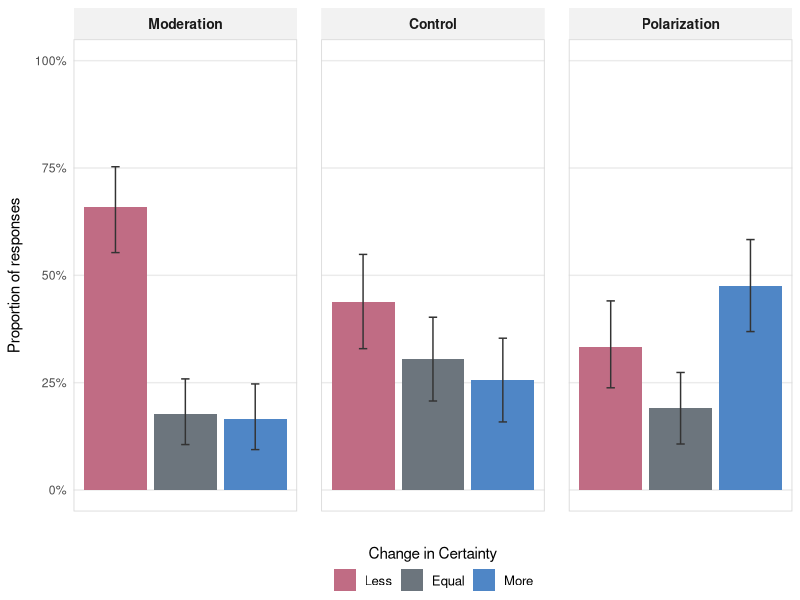
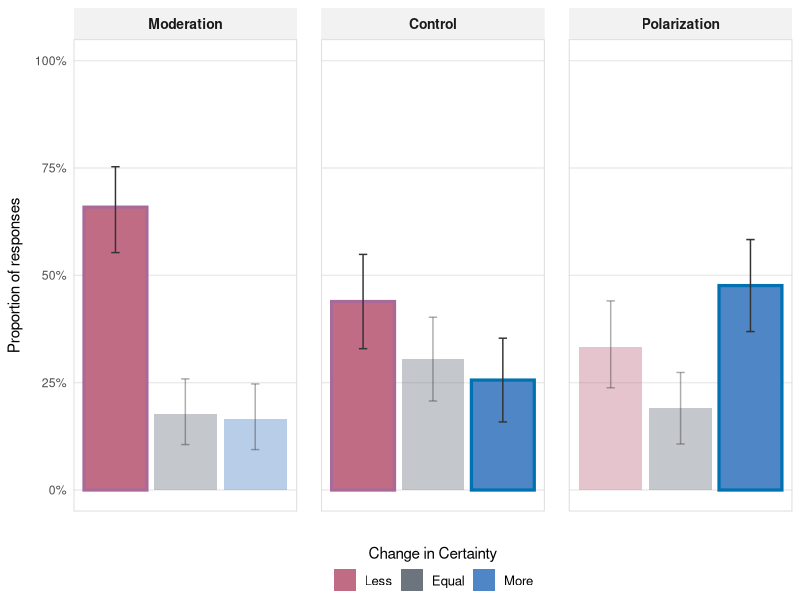
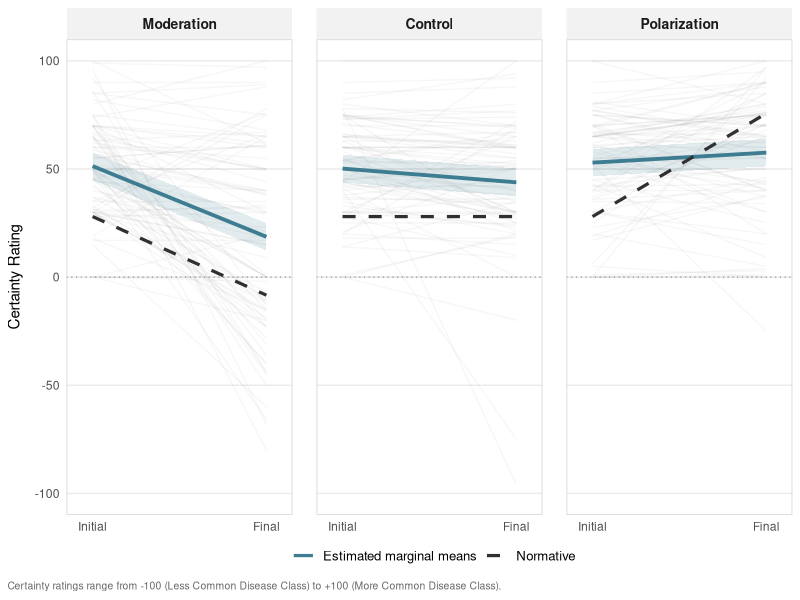
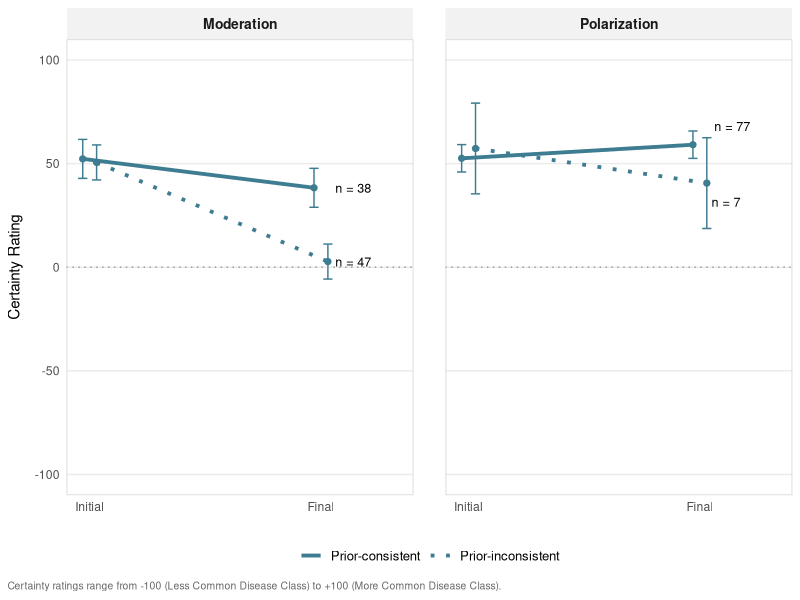
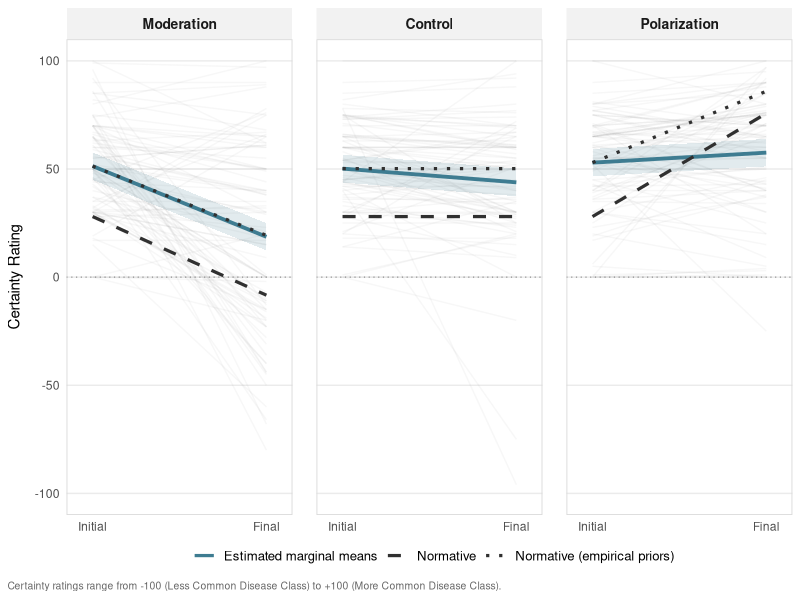
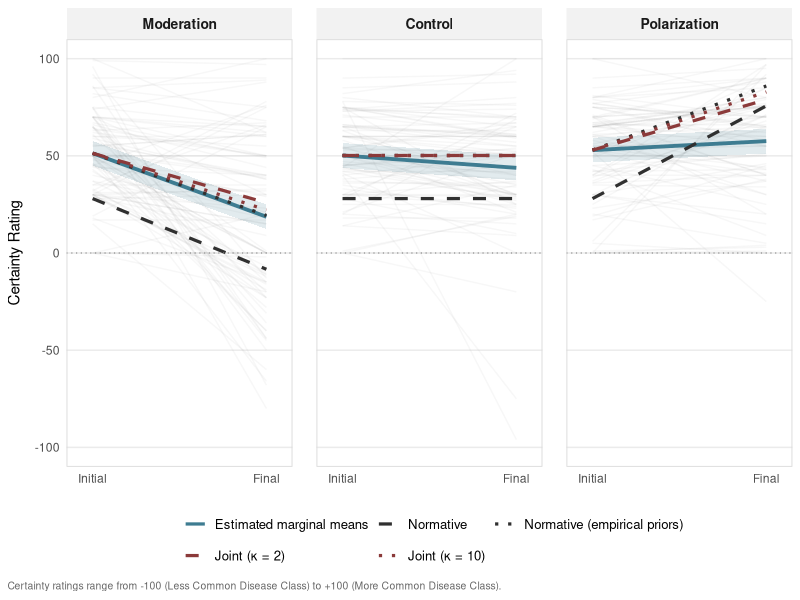
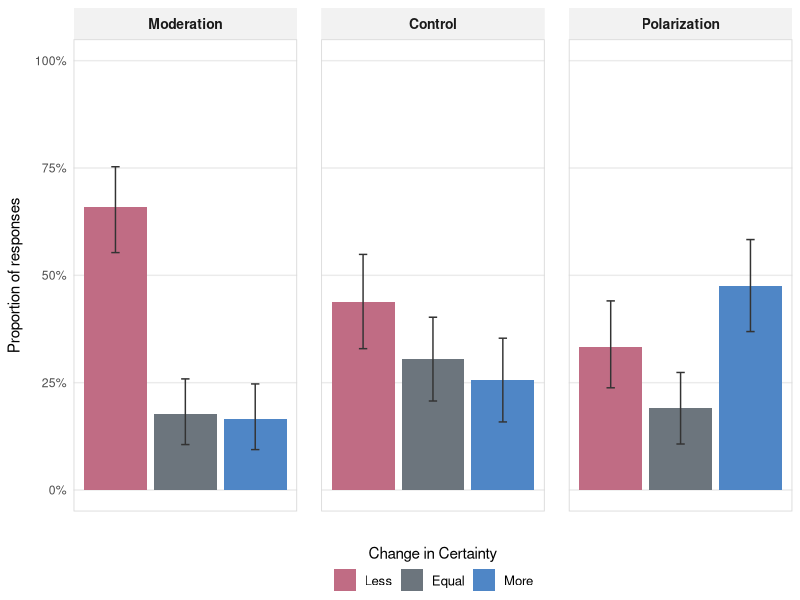
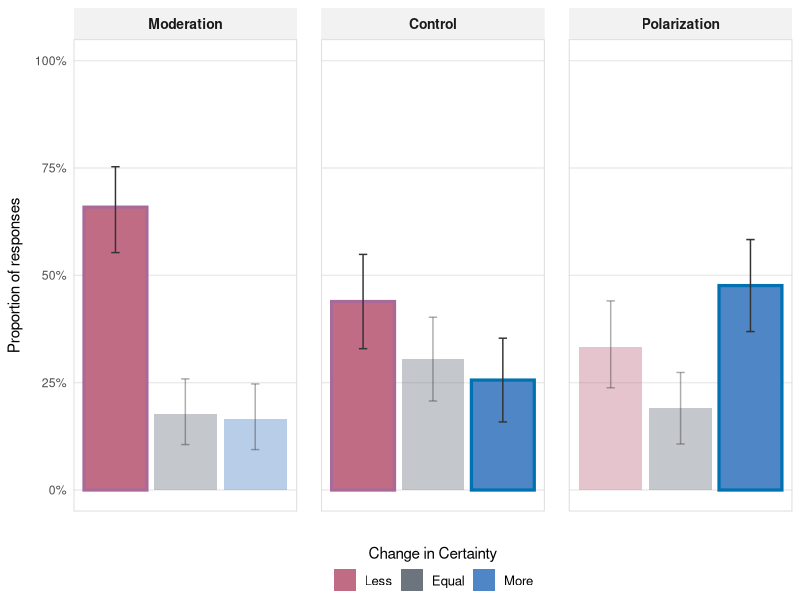

Reproduce these figures in R, in order.
## ---- chunk 1
library(tidyverse)

## Individual participants
df <- read_csv('../data/processed/JernRep-Data-Processed-Full.csv')

## Proportion of participants in each certainty class (More/Less/Equally)
df_prop_ci <- read_csv('../data/processed/JernRep-Results-Full-Proportions.csv')

## Estimated marginal means
df_emmeans <- read_csv('../data/processed/JernRep-Results-Full-MixedModel-EstMeans.csv')

## Estimated marginal means, preserving test selection
df_emmeans_choice <- read_csv('../data/processed/JernRep-Results-Full-MixedModel-EstMeans-Choice.csv')

## Choice rates across conditions
df_choice_rates <- read_csv('../data/processed/JernRep-Results-Full-ChoiceRates.csv')

## Normative model predictions
df_model <- read_csv('../data/processed/JernRep-Results-Full-ModelPredictions.csv')

## Normative model predictions, fitted to empirical priors
df_model_human <- read_csv('../data/processed/JernRep-Results-Full-ModelPredictions-HumanPrior.csv')

## Joint inference model predictions, fitted to empirical priors
df_model_joint <- read_csv('../data/processed/JernRep-Results-Full-ModelPredictions-JointInference.csv')
## ---- chunk 2
## Setup
library(ggplot2)
library(scales)

## Proportion of participants in each certainty class, across conditions
df_prop_ci <- df_prop_ci |>
  mutate(CertaintyClass = factor(CertaintyClass, levels = c("Less", "Equal", "More")),
         Condition = factor(Condition, levels = c("Moderation", "Control", "Polarization")))
certainty_colors <- c('#C06C84', '#6C757D', '#4F86C6')

## Plot
fig9_base_layer1 <- ggplot(df_prop_ci,
            aes(x = CertaintyClass, y = CertaintyProportion, fill = CertaintyClass)) + ## Layer by certainty class  
  ## Proportions
  geom_col(width = 0.9) +
  ## Error bars  
  geom_errorbar(aes(ymin = ci_lo, ymax = ci_hi),
                color = 'grey20',
                width = 0.12,
                linewidth = 0.5) +
  ## Specify y-axis (spread and labels)
  scale_y_continuous(limits = c(0, 1), 
                     breaks = seq(0, 1, 0.25),
                     labels = label_percent()) +
  ## Facet by condition
  facet_wrap(~Condition) +
  ## Legend
  labs(x = "", y = "Proportion of responses") +
  scale_fill_manual(values = certainty_colors, name = "Change in Certainty") + 
  guides(fill = guide_legend(title.position = "top",
    title.hjust = 0.5)) +
  ## Aesthetics
  theme_minimal() + 
  theme(plot.title = element_text(face = "bold", size = 13, margin = margin(b = 10)),
    strip.background = element_rect(fill = "grey95", color = NA),
    strip.text = element_text(face = "bold", size = 10, margin = margin(t = 6, b = 6)),
    panel.spacing = unit(1.2, "lines"),
    panel.grid.minor = element_blank(),
    panel.grid.major.x = element_blank(),
    panel.border = element_rect(color = "grey85", fill = NA, linewidth = 0.6),
    axis.text.x = element_blank(),
    axis.title.y = element_text(
      margin = margin(r = 8)),
    axis.text = element_text(
      color = "grey30"),
    legend.position = "bottom",
    legend.text = element_text(size = 9.5),
    legend.margin = margin(t = -4),
    plot.caption = element_text(
      hjust = 0,
      size = 7.5,
      color = "grey40",
      margin = margin(t = 10)),
    plot.caption.position = "plot",
    plot.title.position = "plot"
  )

## Output
ggsave("../materials/Figures/JernRep-Results-Full-Figure-Base-Layer1.png", plot = fig9_base_layer1)
fig9_base_layer1
## ---- chunk 3
## Setup
library(ggplot2)
library(scales)

## Proportion of participants in each certainty class, across condition, with critical comparisons specified
df_prop_ci <- df_prop_ci %>%
  mutate(
    highlight_pair = case_when(
      Condition == "Control" & CertaintyClass == "Less" ~ "MC",
      Condition == "Moderation" & CertaintyClass == "Less" ~ "MC",
      Condition == "Control" & CertaintyClass == "More" ~ "PC",
      Condition == "Polarization" & CertaintyClass == "More" ~ "PC",
      TRUE ~ "none"
    )
  )
## Layer according to whether the bar corresponds to a critical comparison 
pair_colors <- c(MC = "#A96A99", PC = "#0072B2", none = NA)

## Plot
fig9_base_layer2 <- ggplot(df_prop_ci,
            aes(x = CertaintyClass,y = CertaintyProportion, fill = CertaintyClass, ## Layer by certainty class 
                alpha = highlight_pair != "none")) + ## Fade out non-critical bars
  ## Proportions, layered by critical comparison status
  geom_col(aes(color = highlight_pair, linewidth = highlight_pair != "none"),
           width = 0.9) +
  ## Error bars
  geom_errorbar(aes(ymin = ci_lo, ymax = ci_hi),
                color = 'grey20', 
                width = 0.12, 
                linewidth = 0.5) +
  ## Specify y-axis (spread and labels)
  scale_y_continuous(limits = c(0, 1), breaks = seq(0, 1, 0.25),
                     labels = label_percent()) +
  ## Facet by condition
  facet_wrap(~Condition) +
  ## Legend
  scale_alpha_manual(values = c(`TRUE` = 1, `FALSE` = 0.4), guide = "none") + ## Bold critical comparison bars, lighten others
  scale_color_manual(values = pair_colors, na.value = NA, guide = "none") + ## Create a border around critical comparison bars 
  scale_linewidth_manual(values = c(`TRUE` = 1.1, `FALSE` = 0), guide = "none") + ## Thicken critical comparison bars, weaken others
  labs(x = "", y = "Proportion of responses") +
  scale_fill_manual(values = certainty_colors, name = "Change in Certainty") +
  guides(fill = guide_legend(title.position = "top", title.hjust = 0.5)) +
  ## Aesthetics
  theme_minimal() +
  theme(
    plot.title = element_text(face = "bold", size = 13, margin = margin(b = 10)),
    strip.background = element_rect(fill = "grey95", color = NA),
    strip.text = element_text(face = "bold", size = 10, margin = margin(t = 6, b = 6)),
    panel.spacing = unit(1.2, "lines"),
    panel.grid.minor = element_blank(),
    panel.grid.major.x = element_blank(),
    panel.border = element_rect(color = "grey85", fill = NA, linewidth = 0.6),
    axis.text.x = element_blank(),
    axis.title.y = element_text(margin = margin(r = 8)),
    axis.text = element_text(color = "grey30"),
    legend.position = "bottom",
    legend.text = element_text(size = 9.5),
    legend.margin = margin(t = -4),
    plot.caption = element_text(hjust = 0, size = 7.5, color = "grey40", margin = margin(t = 10)),
    plot.caption.position = "plot",
    plot.title.position = "plot"
  )
## Output
ggsave("../materials/Figures/JernRep-Results-Full-Figure-Base-Layer2.png", plot = fig9_base_layer2)
fig9_base_layer2
## ---- chunk 4
## Setup
library(ggplot2)

## Individual participants
d_long <- df |>
  pivot_longer(c(Initial, Final), names_to = "Phase", values_to = "Rating") |>
  mutate(Phase = factor(Phase, levels = c("Initial", "Final")),
         Condition = factor(Condition, levels = c("Moderation", "Control", "Polarization")))
## Estimated marginal means
df_emmeans <- df_emmeans |>
  mutate(Phase = factor(Phase, levels = c("Initial", "Final")),
         Condition = factor(Condition, levels = c("Moderation", "Control", "Polarization")))
## Normative predictions
df_model <- df_model |>
  mutate(Phase = factor(Phase, levels = c("Initial", "Final")),
         Condition = factor(Condition, levels = c("Moderation", "Control", "Polarization")))


## Plot
fig_model_comparison_layer1 <- ggplot(mapping = aes(x = Phase)) +
  ## Individual participants
  geom_line(data = d_long, aes(y = Rating, group = ResponseId), alpha = 0.05, color = "gray40", show.legend = FALSE) +
  ## Estimated marginal means with CI ribbon
  geom_ribbon(data = df_emmeans,
              aes(ymin = lower.CL, ymax = upper.CL, group = Condition),
              fill = "#3E7C91",
              alpha = 0.15) +
  ## Estimated marginal means
  geom_line(data = df_emmeans,
            aes(y = emmean, group = Condition, color = "Estimated marginal means", linetype = "Estimated marginal means"),
            linewidth = 1.3) +
  ## Normative predictions
  geom_line(data = df_model,
            aes(y = Rating, group = Condition, color = "Normative models", linetype = "Normative"),
            linewidth = 1.1) +
  ## Midpoint
  geom_hline(yintercept = 0, linetype = "dotted", color = "gray55", linewidth = 0.4) +
  ## Facet by condition
  facet_wrap(~Condition) +
  ## Legend
  scale_linetype_manual(breaks = c("Estimated marginal means", "Normative"),
    values = c(
      "Estimated marginal means" = "solid",
      "Normative" = "dashed"),
      guide = guide_legend(
        nrow = 1, 
        override.aes = list(color = c("#3E7C91", "#303030"), linewidth = 1.1))) +
  labs(x = NULL,
    y = "Certainty Rating",
    caption = "Certainty ratings range from -100 (Less Common Disease Class) to +100 (More Common Disease Class).",
    color = "",
    linetype = "") +
  scale_color_manual(
    values = c(
      "Estimated marginal means" = "#3E7C91",
      "Normative models" = "#303030"),
    guide = "none") +
  ## Specify y-axis limits to match slider scale
  scale_y_continuous(limits = c(-100, 100), breaks = seq(-100, 100, 50)) +
  ## Blow up x-axis for readability
  scale_x_discrete(expand = expansion(mult = 0.15)) +
  ## Aesthetics
  theme_minimal() +
  theme(plot.title = element_text(face = "bold", size = 13, margin = margin(b = 10)),
    strip.background = element_rect(fill = "grey95", color = NA),
    strip.text = element_text(face = "bold", size = 10, margin = margin(t = 6, b = 6)),
    panel.spacing = unit(1.2, "lines"),
    panel.grid.minor = element_blank(),
    panel.grid.major.x = element_blank(),
    panel.border = element_rect(color = "grey85", fill = NA, linewidth = 0.6),
    axis.title.y = element_text(margin = margin(r = 8)),
    axis.text = element_text(color = "grey30"),
    legend.position = "bottom",
    legend.text = element_text(size = 9.5),
    legend.margin = margin(t = -4),
    plot.caption = element_text(hjust = 0, size = 7.5, color = "grey40",
                                 margin = margin(t = 10)),
    plot.caption.position = "plot",
    plot.title.position = "plot") 

## Output
# ggsave("../materials/Figures/JernRep-Results-Full-Figure-Model-Comparison-Layer1.png", plot = fig_model_comparison_layer1)
fig_model_comparison_layer1
## ---- chunk 5
## Setup
library(ggplot2)

## Estimated marginal means, maintaining test selection
df_emmeans_choice <- df_emmeans_choice |>
  mutate(Phase = factor(Phase, levels = c("Initial", "Final")),
         Condition = factor(Condition, levels = c("Moderation", "Polarization")),
         Choice = factor(Choice,
                         levels = c("Prior-consistent", "Prior-inconsistent")))

## Specify label positions
choice_labels <- df_choice_rates |>
  filter(Condition != "Control") |>
  left_join(df_emmeans_choice |> filter(Phase == "Final"),
            by = c("Condition", "Choice")) |>
  mutate(label = paste0("n = ", n), ## Create group size labels 
         Phase = factor(Phase, levels = c("Initial", "Final")),
         Condition = factor(Condition, levels = c("Moderation", "Polarization")),
         Choice = factor(Choice, levels = c("Prior-consistent", "Prior-inconsistent")),
         ## Specify label position for each group
         nudge_y = case_when(
           Condition == "Moderation" ~ 0,
           Condition == "Polarization" & Choice == "Prior-consistent" ~ 9,
           Condition == "Polarization" & Choice == "Prior-inconsistent" ~ -9
  ))

## Plot
fig_model_test_selection <- ggplot(df_emmeans_choice,
                     aes(x = Phase, y = emmean, 
                         group = Choice, linetype = Choice)) + ## Layer by test selection
  ## Estimated marginal means 
  geom_line(linewidth = 1.3,
            position = position_dodge(width = 0.12), color = "#3E7C91",) +
  ## Error bars for each estimate
  geom_errorbar(aes(ymin = lower.CL, ymax = upper.CL),
                width = 0.08, linewidth = 0.5, linetype = "solid", color = "#3E7C91",
                position = position_dodge(width = 0.12)) +
  ## End points for each estimate
  geom_point(size = 1.8, position = position_dodge(width = 0.12), color = "#3E7C91",) +
  ## Labels for each group
  geom_text(data = choice_labels,
          aes(label = label, y = emmean + nudge_y),
          hjust = -0.4, size = 3.2, show.legend = FALSE) +
  ## Midpoint line
  geom_hline(yintercept = 0, linetype = "dotted", color = "gray60") +
  ## Facet by condition
  facet_wrap(~ Condition) +
  ## Legend
  scale_linetype_manual(values = c("Prior-consistent" = "solid",
                                   "Prior-inconsistent" = "dotted"),
                        name = NULL) +
   labs(x = "", 
       y = "Certainty Rating",
       caption = "Certainty ratings range from -100 (Less Common Disease Class) to +100 (More Common Disease Class).") +
  ## Specify y-axis limits to match slider scale 
  scale_y_continuous(breaks = seq(-100, 100, 50)) +
  ## Blow up x-axis for readability 
  scale_x_discrete(expand = expansion(add = c(0.1, 0.4)))+
  coord_cartesian(ylim = c(-100, 100)) +
  ## Aesthetics
  theme_minimal() +
  theme(
        plot.title = element_text(face = "bold", size = 13, margin = margin(b = 10)),
      strip.background = element_rect(fill = "grey95", color = NA),
      strip.text = element_text(face = "bold", size = 10, margin = margin(t = 6, b = 6)),
      panel.spacing = unit(1.6, "lines"),
      panel.grid.minor = element_blank(),
      panel.grid.major.x = element_blank(),
      panel.border = element_rect(color = "grey85", fill = NA, linewidth = 0.6),
      axis.title.y = element_text(margin = margin(r = 8)),
      axis.text = element_text(color = "grey30"),
      legend.position = "bottom",
      legend.text = element_text(size = 9.5),
      legend.margin = margin(t = -4),
      plot.caption = element_text(hjust = 0, size = 7.5, color = "grey40",
                                 margin = margin(t = 10)),
      plot.caption.position = "plot",
      plot.title.position = "plot")

## Output
ggsave("../materials/Figures/JernRep-Results-Full-Figure-Model-TestSelection.png", plot = fig_model_test_selection)
fig_model_test_selection
## ---- chunk 6
## Setup
library(ggplot2)
## Individual participants
d_long <- df |>
  pivot_longer(c(Initial, Final), names_to = "Phase", values_to = "Rating") |>
  mutate(Phase = factor(Phase, levels = c("Initial", "Final")),
         Condition = factor(Condition, levels = c("Moderation", "Control", "Polarization")))
## Estimated marginal means
df_emmeans <- df_emmeans |>
  mutate(Phase = factor(Phase, levels = c("Initial", "Final")),
         Condition = factor(Condition, levels = c("Moderation", "Control", "Polarization")))
## Normative predictions
df_model <- df_model |>
  mutate(Phase = factor(Phase, levels = c("Initial", "Final")),
         Condition = factor(Condition, levels = c("Moderation", "Control", "Polarization")))
## Normative predictions, fitted to empirical priors
df_model_human <-  df_model_human |>
  mutate(Phase = factor(Phase, levels = c("Initial", "Final")),
         Condition = factor(Condition, levels = c("Moderation", "Control", "Polarization")))

## Plot
fig_model_comparison_layer2 <- ggplot(mapping = aes(x = Phase)) +
  ## Individual participants
  geom_line(data = d_long, aes(y = Rating, group = ResponseId), alpha = 0.05, color = "gray40", show.legend = FALSE) +
  ## Estimated marginal means with CI ribbon
  geom_ribbon(data = df_emmeans,
              aes(ymin = lower.CL, ymax = upper.CL, group = Condition),
              fill = "#3E7C91",
              alpha = 0.15) +
  ## Estimated marginal means
  geom_line(data = df_emmeans,
            aes(y = emmean, group = Condition, color = "Estimated marginal means", linetype = "Estimated marginal means"),
            linewidth = 1.3) +
  ## Normative predictions
  geom_line(data = df_model,
            aes(y = Rating, group = Condition, color = "Normative models", linetype = "Normative"),
            linewidth = 1.1) +
  ## Normative predictions, fitted to empirical priors
  geom_line(data = df_model_human,
            aes(y = Rating, group = Condition, color = "Normative models", linetype = "Normative (empirical priors)"),
            linewidth = 1.1) +
  ## Midpoint line
  geom_hline(yintercept = 0, linetype = "dotted", color = "gray55", linewidth = 0.4) +
  ## Facet by condition
  facet_wrap(~ Condition) +
  ## Legend
  scale_linetype_manual(breaks = c("Estimated marginal means", "Normative", "Normative (empirical priors)"),
    values = c(
      "Estimated marginal means" = "solid",
      "Normative" = "dashed",
      "Normative (empirical priors)" = "dotted"),
      guide = guide_legend(
        nrow = 1, 
        override.aes = list(color = c("#3E7C91", "#303030","#303030" ), linewidth = 1.1))) +
  labs(x = NULL,
    y = "Certainty Rating",
    caption = "Certainty ratings range from -100 (Less Common Disease Class) to +100 (More Common Disease Class).",
    color = "",
    linetype = "") +
  scale_color_manual(
    values = c(
      "Estimated marginal means" = "#3E7C91",
      "Normative models" = "#303030"),
    guide = "none") +
  ## Specify y-axis limits to match slider scale 
  scale_y_continuous(limits = c(-100, 100), breaks = seq(-100, 100, 50)) +
  ## Blow up x-axis for readability
  scale_x_discrete(expand = expansion(mult = 0.15)) +
  ## Aesthetics
  theme_minimal() + 
  theme(plot.title = element_text(face = "bold", size = 13, margin = margin(b = 10)),
    strip.background = element_rect(fill = "grey95", color = NA),
    strip.text = element_text(face = "bold", size = 10, margin = margin(t = 6, b = 6)),
    panel.spacing = unit(1.2, "lines"),
    panel.grid.minor = element_blank(),
    panel.grid.major.x = element_blank(),
    panel.border = element_rect(color = "grey85", fill = NA, linewidth = 0.6),
    axis.title.y = element_text(margin = margin(r = 8)),
    axis.text = element_text(color = "grey30"),
    legend.position = "bottom",
    legend.text = element_text(size = 9.5),
    legend.margin = margin(t = -4),
    plot.caption = element_text(hjust = 0, size = 7.5, color = "grey40",
                                 margin = margin(t = 10)),
    plot.caption.position = "plot",
    plot.title.position = "plot") 

## Output
ggsave("../materials/Figures/JernRep-Results-Full-Figure-Model-Comparison-Layer2.png", plot = fig_model_comparison_layer2)
fig_model_comparison_layer2
## ---- chunk 7
## Setup
library(ggplot2)
## Individual participants
d_long <- df |>
  pivot_longer(c(Initial, Final), names_to = "Phase", values_to = "Rating") |>
  mutate(Phase = factor(Phase, levels = c("Initial", "Final")),
         Condition = factor(Condition, levels = c("Moderation", "Control", "Polarization")))
## Estimated marginal means
df_emmeans <- df_emmeans |>
  mutate(Phase = factor(Phase, levels = c("Initial", "Final")),
         Condition = factor(Condition, levels = c("Moderation", "Control", "Polarization")))
## Normative predictions
df_model <- df_model |>
  mutate(Phase = factor(Phase, levels = c("Initial", "Final")),
         Condition = factor(Condition, levels = c("Moderation", "Control", "Polarization")))
## Normative predictions, fitted to empirical priors
df_model_human <-  df_model_human |>
  mutate(Phase = factor(Phase, levels = c("Initial", "Final")),
         Condition = factor(Condition, levels = c("Moderation", "Control", "Polarization")))
## Joint inference predictions, fitted to empirical priors 
df_model_joint <- df_model_joint |>
  rename(Initial = Initial_slider, Final = Final_slider) |>
  pivot_longer(c(Initial, Final), names_to = "Phase", values_to = "Rating") |>
  mutate(Phase = factor(Phase, levels = c("Initial", "Final")),
         Condition = factor(Condition, levels = c("Moderation", "Control", "Polarization")),
         kappa_label = factor(paste0("Joint (κ = ", kappa, ")"),
                              levels = c("Joint (κ = 2)", "Joint (κ = 10)")))

## Plot
fig_model_comparison_layer3 <- ggplot(mapping = aes(x = Phase)) +
  ## Individual participants
  geom_line(data = d_long, aes(y = Rating, group = ResponseId), alpha = 0.05, color = "gray40", show.legend = FALSE) +
  ## Estimated marginal means with CI ribbon
  geom_ribbon(data = df_emmeans,
              aes(ymin = lower.CL, ymax = upper.CL, group = Condition),
              fill = "#3E7C91",
              alpha = 0.15) +
  ## Estimated marginal means
  geom_line(data = df_emmeans,
            aes(y = emmean, group = Condition, color = "Estimated marginal means", linetype = "Estimated marginal means"),
            linewidth = 1.3) +
  ## Normative predictions
  geom_line(data = df_model,
            aes(y = Rating, group = Condition, color = "Normative models", linetype = "Normative"),
            linewidth = 1.1) +
  ## Normative predictions, fitted to empirical priors
  geom_line(data = df_model_human,
            aes(y = Rating, group = Condition, color = "Normative models", linetype = "Normative (empirical priors)"),
            linewidth = 1.1) +
  ## Joint inference predictions, fitted to empirical priors 
  geom_line(data = df_model_joint,
            aes(y = Rating, group = interaction(Condition, kappa), color = "Joint models", linetype = kappa_label), 
            linewidth = 1.1) + 
  ## Midpoint line
  geom_hline(yintercept = 0, linetype = "dotted", color = "gray55", linewidth = 0.4) +
  ## Facet by condition
  facet_wrap(~ Condition) +
  ## Legend
  scale_linetype_manual(
    breaks =  c("Estimated marginal means", "Normative", "Normative (empirical priors)", "Joint (κ = 2)", "Joint (κ = 10)"),
    values = c(
      "Estimated marginal means" = "solid",
      "Normative" = "dashed",
      "Normative (empirical priors)" = "dotted",
      "Joint (κ = 2)" = "dashed",
      # "Joint (κ = 5)" = "dotdash",
      "Joint (κ = 10)" = "dotted"),
      # "Joint (κ = 30)" = "dotted"),
    guide = guide_legend(nrow = 2, 
                         byrow = TRUE, 
                         override.aes = list(color = c("#3E7C91", rep("#303030",2), rep("#8B3A3A", 2)), 
                                             linewidth = 1.1))) +
  labs(x = NULL,
    y = "Certainty Rating",
    caption = "Certainty ratings range from -100 (Less Common Disease Class) to +100 (More Common Disease Class).",
    color = "",
    linetype = "") +
  scale_color_manual(
    values = c(
      "Estimated marginal means" = "#3E7C91",
      "Normative models" = "#303030",
      "Joint models" = "#8B3A3A"),
    guide = "none") +
  ## Specify y-axis limits to match slider scale 
  scale_y_continuous(limits = c(-100, 100), breaks = seq(-100, 100, 50)) +
  ## Blow up x-axis for readability
  scale_x_discrete(expand = expansion(mult = 0.15)) +
  ## Aesthetics
  theme_minimal() + 
  theme(plot.title = element_text(face = "bold", size = 13, margin = margin(b = 10)),
    strip.background = element_rect(fill = "grey95", color = NA),
    strip.text = element_text(face = "bold", size = 10, margin = margin(t = 6, b = 6)),
    panel.spacing = unit(1.2, "lines"),
    panel.grid.minor = element_blank(),
    panel.grid.major.x = element_blank(),
    panel.border = element_rect(color = "grey85", fill = NA, linewidth = 0.6),
    axis.title.y = element_text(margin = margin(r = 8)),
    axis.text = element_text(color = "grey30"),
    legend.position = "bottom",
    legend.text = element_text(size = 9.5),
    legend.margin = margin(t = 8),
    plot.caption = element_text(hjust = 0, size = 7.5, color = "grey40",
                                 margin = margin(t = 10)),
    plot.caption.position = "plot",
    plot.title.position = "plot") 

## Output
# ggsave("../materials/Figures/JernRep-Results-Full-Figure-Model-Comparison-Layer3.png", plot = fig_model_comparison_layer3)
fig_model_comparison_layer3
